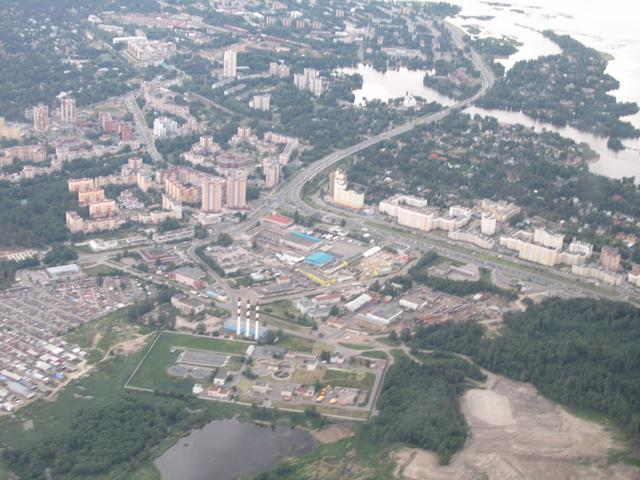
//> input picture Code/img/aereo.jpg, 640 x 480 px
$ ./test ../../img/aereo.jpg   (built with g++ and OpenCV 4)
//> lines starting //> are read from the running program, lines starting //| are printed output that depends on the picture
#include<iostream>
#include<opencv2/opencv.hpp>
#include<stack>

using namespace std;
using namespace cv;

int maxRegion = 70;
double minAreaFactor = 0.001;
int th = 30;

const Point pointShifting[8] = {

    Point(-1,-1),Point(-1, 0),Point(-1, 1),
    Point( 0,-1),             Point( 0, 1),
    Point( 1,-1),Point( 1, 0),Point( 1, 1)
};


void grow(const Mat& src, Mat& dst, Mat& mask, Point seed){

    stack<Point> pointStack;
    pointStack.push(seed);

    while(!pointStack.empty()){

        Point center = pointStack.top();
        mask.at<uchar>(center) = 1;
        pointStack.pop();


        for(int i = 0; i < 8; i++){
            Point estimatingPoint = center + pointShifting[i];


            if(estimatingPoint.x < 0 || estimatingPoint.y < 0 || estimatingPoint.x > src.cols - 1 || estimatingPoint.y > src.rows - 1 )
                continue;
            else{
                int delta = (int) sqrt(pow(src.at<uchar>(seed) - src.at<uchar>(estimatingPoint),2));

                if(dst.at<uchar>(estimatingPoint) == 0 && mask.at<uchar>(estimatingPoint) == 0 && delta < th)
                {
                    pointStack.push(estimatingPoint);
                }
            }
        }
    }

}


void myRG(const Mat& src, Mat& dst){

    int minAreaR = (int) (src.rows * src.cols * minAreaFactor);

    dst = Mat::zeros(src.size(),CV_8U);
    Mat mask = Mat::zeros(src.size(),CV_8U);

    uchar label = 1;


    for(int i = 0; i < src.cols; i++){

        for(int j = 0; j < src.rows; j++){


            if(dst.at<uchar>(Point(i,j)) == 0){
                grow(src, dst, mask, Point(i,j));

                int areaMask = (int) sum(mask).val[0];

                if(areaMask > minAreaR){

                    dst = dst + mask * label;

                    imshow("mask",mask*255);
                    waitKey(0);


                    if(++label > maxRegion){
                        cout<<"out of region"<<endl;
                    }
                }
                else{
                    dst = dst + mask * 255;
                }
            }
            mask -= mask;

        }
    }
}


int main(int argc, char** argv){

    Mat src = imread(argv[1],IMREAD_GRAYSCALE);
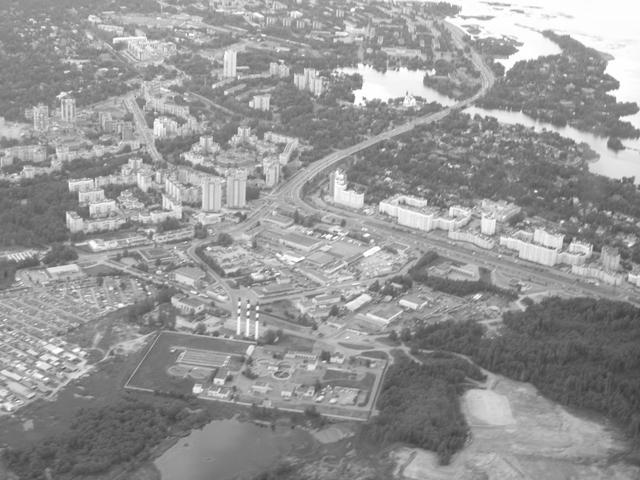
//> src: 480 rows x 640 cols, CV_8UC1; min 58, max 255, mean 149.9
    Mat dst;

    if(src.empty())
        return -1;

    imshow("Original",src);
    waitKey(0);


    myRG(src,dst);
//> the loop in myRG, `for(int i = 0; i < src.cols; i++)` made 640 passes
//> label on passes 1 to 3: 7, 7, 7
//> after the loop in myRG, `for(int i = 0; i < src.cols; i++)`:
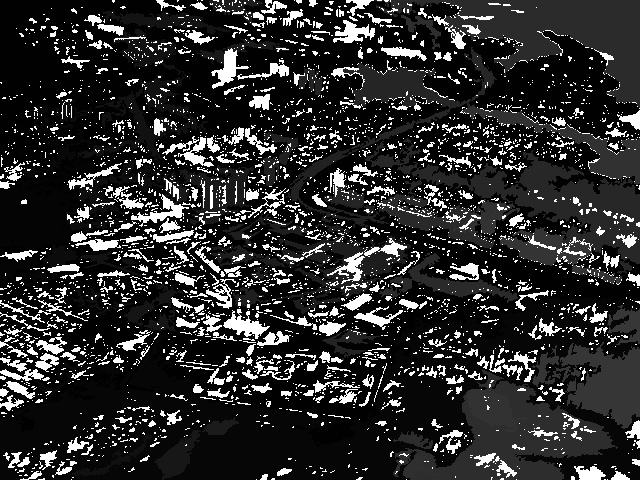
//> dst: 480 rows x 640 cols, CV_8UC1; min 1, max 255, mean 45.8
//> after the loop in myRG, `for(int i = 0; i < src.cols; i++)`: mask: 480 rows x 640 cols, CV_8UC1; every value is 0
//> after the loop in myRG, `for(int i = 0; i < src.cols; i++)`: label = 56
    imshow("RG",dst);
    waitKey(0);


    return 0;
}

$ run again, on Code/img/apple.jpg
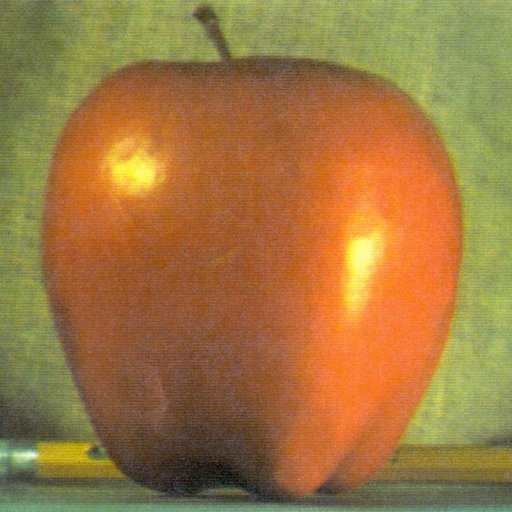
//> input picture Code/img/apple.jpg, 512 x 512 px
//> `Mat src = imread(argv[1],IMREAD_GRAYSCALE);`:
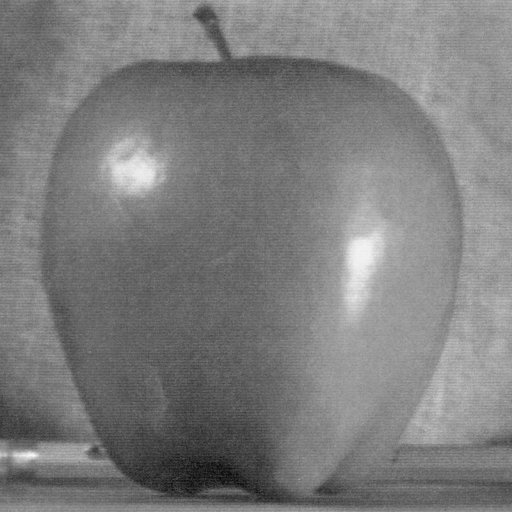
//> src: 512 rows x 512 cols, CV_8UC1; min 7, max 250, mean 125.2
//> after the loop in myRG, `for(int i = 0; i < src.cols; i++)`:
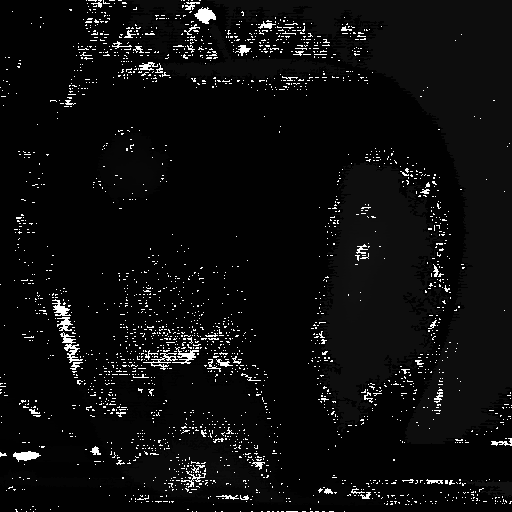
//> dst: 512 rows x 512 cols, CV_8UC1; min 1, max 255, mean 13
//> after the loop in myRG, `for(int i = 0; i < src.cols; i++)`: label = 18

$ run again, on Code/img/baboon.jpg
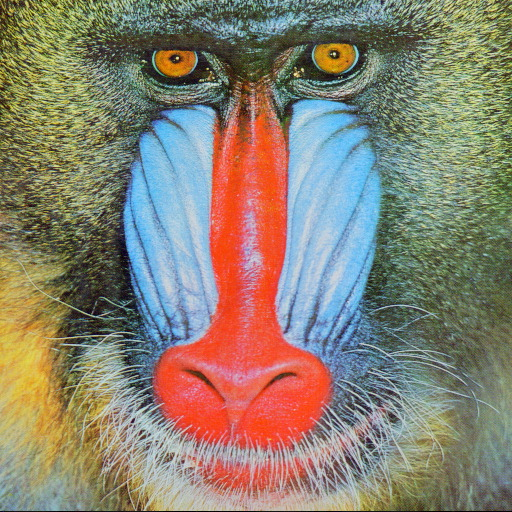
//> input picture Code/img/baboon.jpg, 512 x 512 px
//> `Mat src = imread(argv[1],IMREAD_GRAYSCALE);`:
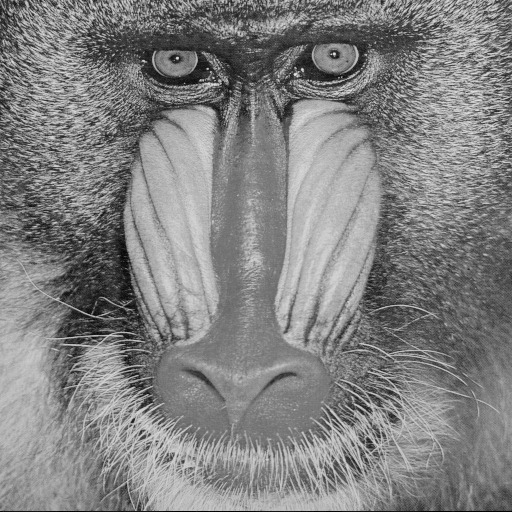
//> src: 512 rows x 512 cols, CV_8UC1; min 0, max 234, mean 129.7
//> the loop in myRG, `for(int i = 0; i < src.cols; i++)` made 512 passes
//> label on passes 1 to 3: 8, 8, 8
//> after the loop in myRG, `for(int i = 0; i < src.cols; i++)`:
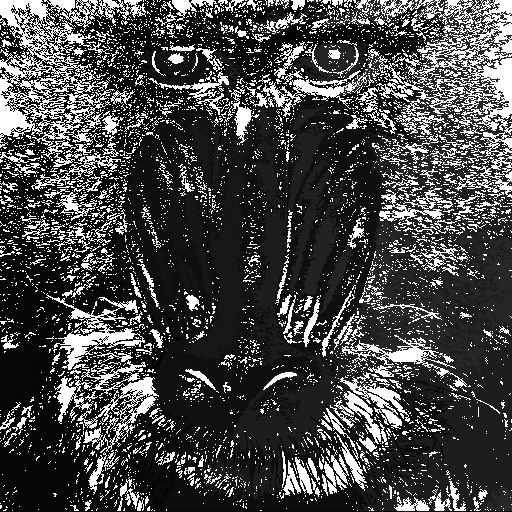
//> dst: 512 rows x 512 cols, CV_8UC1; min 1, max 255, mean 72.1
//> after the loop in myRG, `for(int i = 0; i < src.cols; i++)`: label = 41
